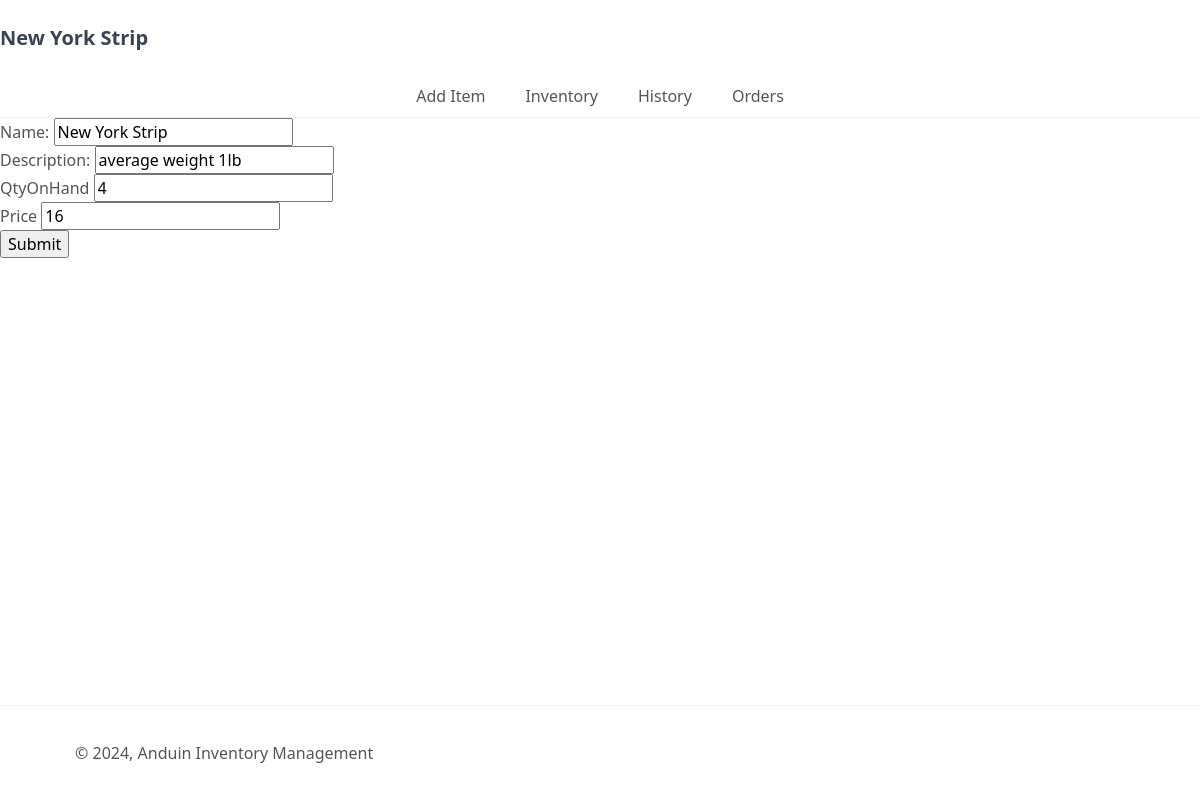
Page /R_update.php?Name=New York Strip on the committed database.
### tables this page shows
CREATE TABLE IF NOT EXISTS `inventory` (
  `ID` int NOT NULL AUTO_INCREMENT,
  `Name` varchar(30) NOT NULL,
  `Description` varchar(100) NOT NULL,
  `QtyOnHand` int NOT NULL,
  `QtyCommitted` int NOT NULL,
  `Price` float NOT NULL,
  `ImagePath` varchar(400) NOT NULL,
  PRIMARY KEY (`ID`)
);

### R_update.php (the view, shortened to what this page needs)
<?php
include "utilities.php";
$name = $_GET['Name'];
$connection = OpenConn();
$result = $connection->execute_query("SELECT * FROM inventory WHERE Name = '$name'");
while ($row = mysqli_fetch_assoc($result)) {
        $name = $row['Name'];
        $description = $row['Description'];
        $qtyonhand = $row['QtyOnHand'];
        $price = $row['Price'];
}
?>
<form action="R_save_record.php" method="post">
    Name: <input type="text" name="Name" placeholder="name" maxlength="30" required
    value="<?php echo $name; ?>"><br>
    Description: <input type="text" name="Description" placeholder="Description" maxlength="100" required
    value="<?php echo $description; ?>"><br>
    QtyOnHand <input type="number" name="QtyOnHand" placeholder="Qty" required
    value="<?php echo $qtyonhand; ?>"><br>
    Price <input type="number" name="Price" placeholder="1.00" step="0.01" required
    value ="<?php echo $price; ?>"><br>
    <input type="submit" value="Submit">
</form>

### styles.css (style rules this page uses)
* { box-sizing: border-box; font-family: system-ui, "Segoe UI", Roboto, Helvetica, Arial, sans-serif, "Apple Color Emoji", "Segoe UI Emoji", "Segoe UI Symbol"; font-size: 16px; }
html { height: 100%; }
body { position: relative; min-height: 100%; color: #555555; background-color: #FFFFFF; margin: 0; padding-bottom: 100px; }

### rows in the picture
inventory: Name "New York Strip", Description "average weight 1lb", QtyOnHand "4", Price "16"

### other values in the picture
$title "New York Strip"
